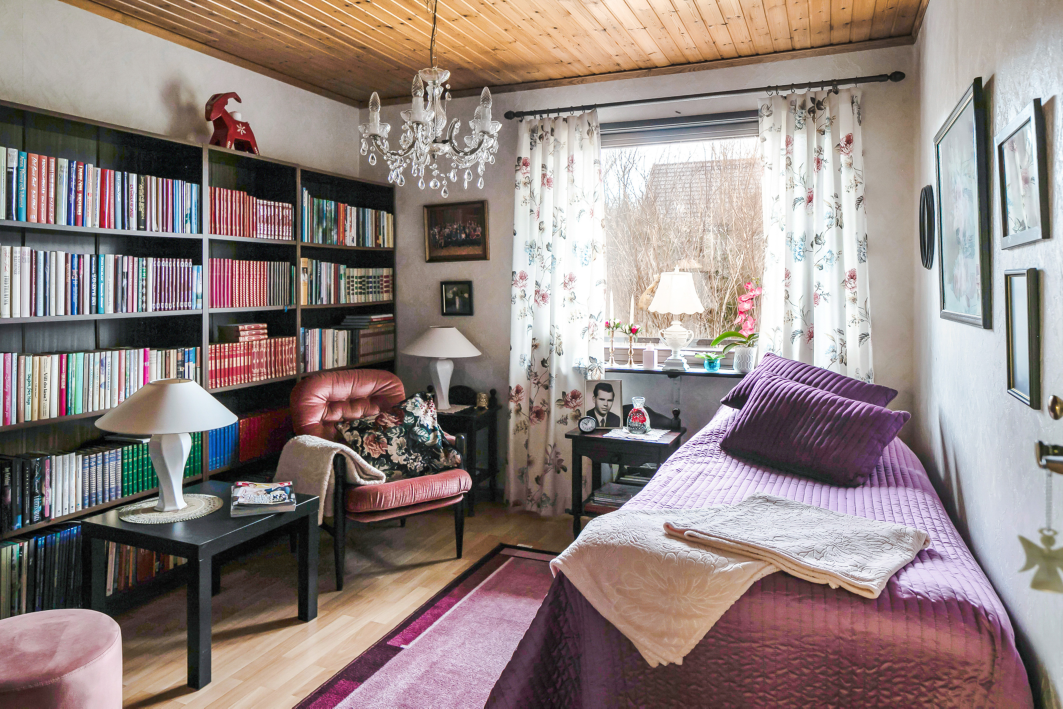
%> input picture samling_ex_jobb/ej slagskugga.jpg, 5315 x 3542 px (shown at 1/5 size)
$ octave matlabtest.m   (GNU Octave 9; MATLAB toolbox functions it lacks are replaced by stand-ins)
%> lines starting %> are read from the running program, lines starting %| are printed output that depends on the picture
%% Load images -------------------------------------------------------
close all;
clear;
clc;

ej_slagskugga = double(imread('samling_ex_jobb/ej slagskugga.jpg')/255);
ljus_fonster_016 = double(imread('samling_ex_jobb/ljus_fonster_016.jpg')/255);
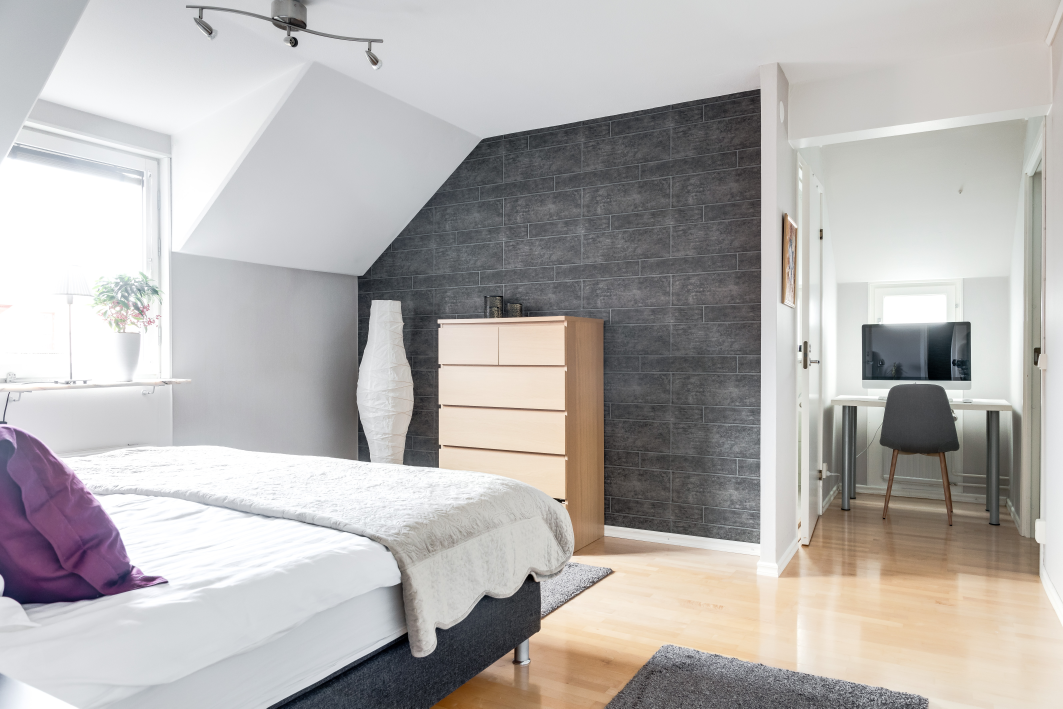
%> input picture samling_ex_jobb/ljus_fonster_016.jpg, 5315 x 3543 px (shown at 1/5 size)
ljusa_lampor_010 = double(imread('samling_ex_jobb/ljusa_lampor_010.jpg')/255);
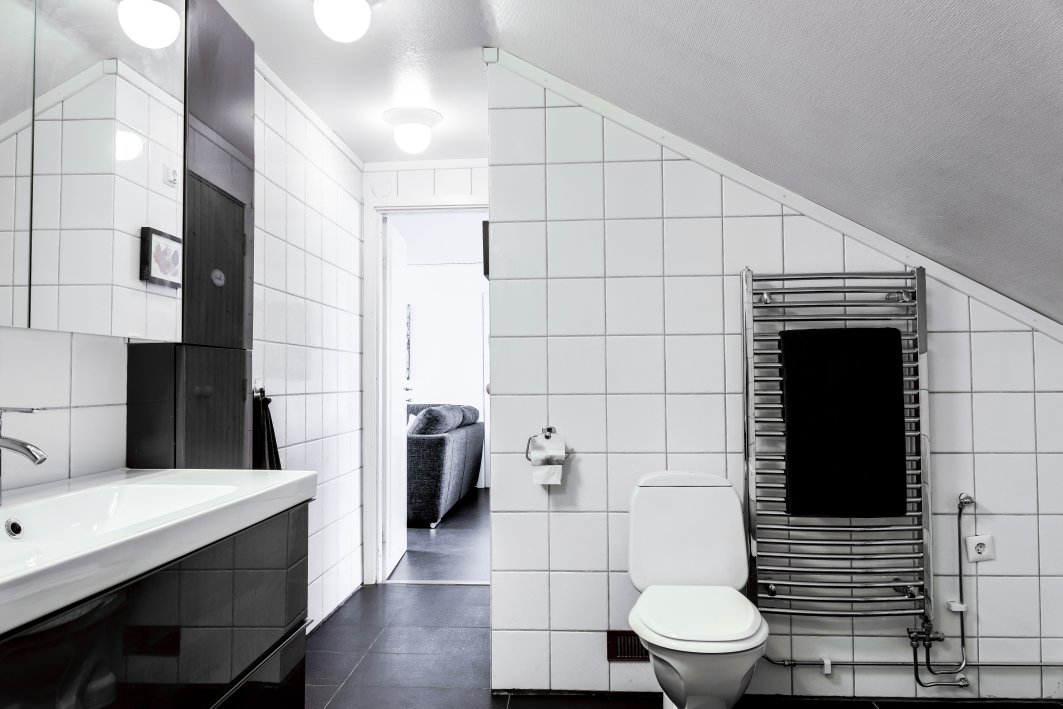
%> input picture samling_ex_jobb/ljusa_lampor_010.jpg, 5315 x 3543 px (shown at 1/5 size)
ljust_fonster_025 = double(imread('samling_ex_jobb/ljust_fonster_025.jpg')/255);
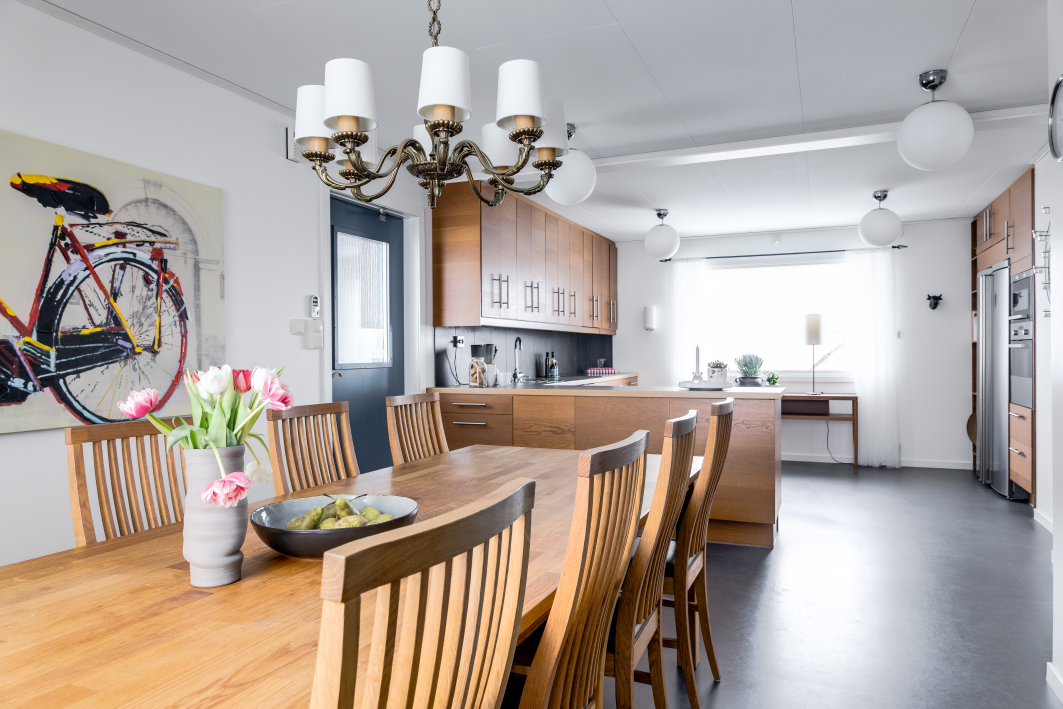
%> input picture samling_ex_jobb/ljust_fonster_025.jpg, 5315 x 3543 px (shown at 1/5 size)
overexp_lampor = double(imread('samling_ex_jobb/overexp_lampor.jpg')/255);
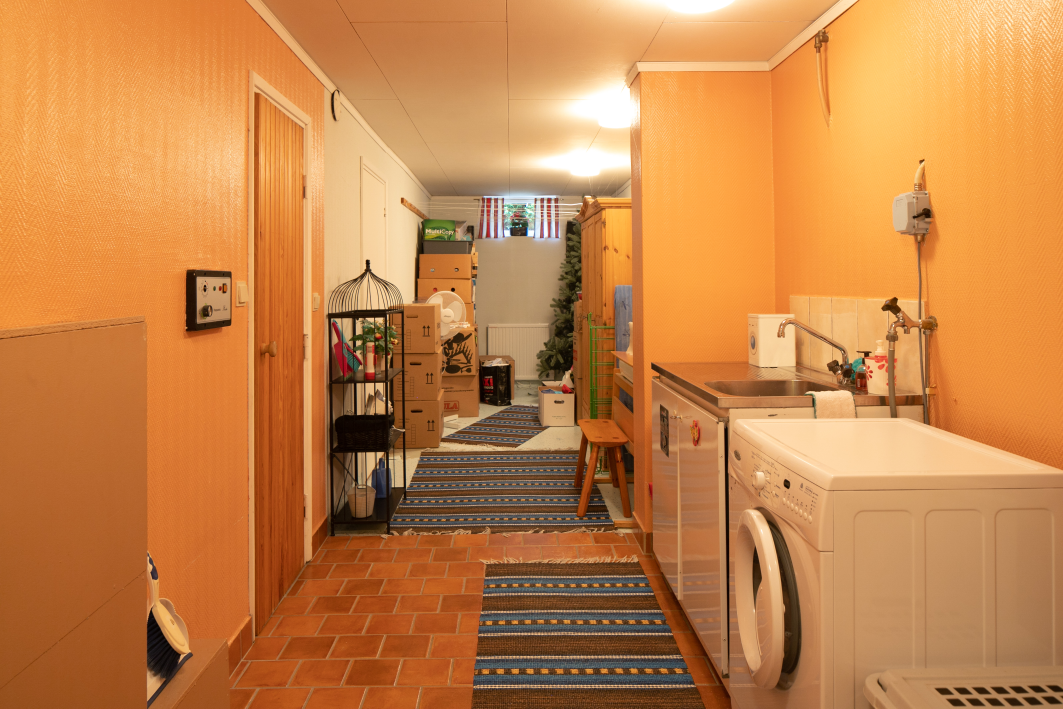
%> input picture samling_ex_jobb/overexp_lampor.jpg, 5315 x 3543 px (shown at 1/5 size)
%> (the run ends here)
